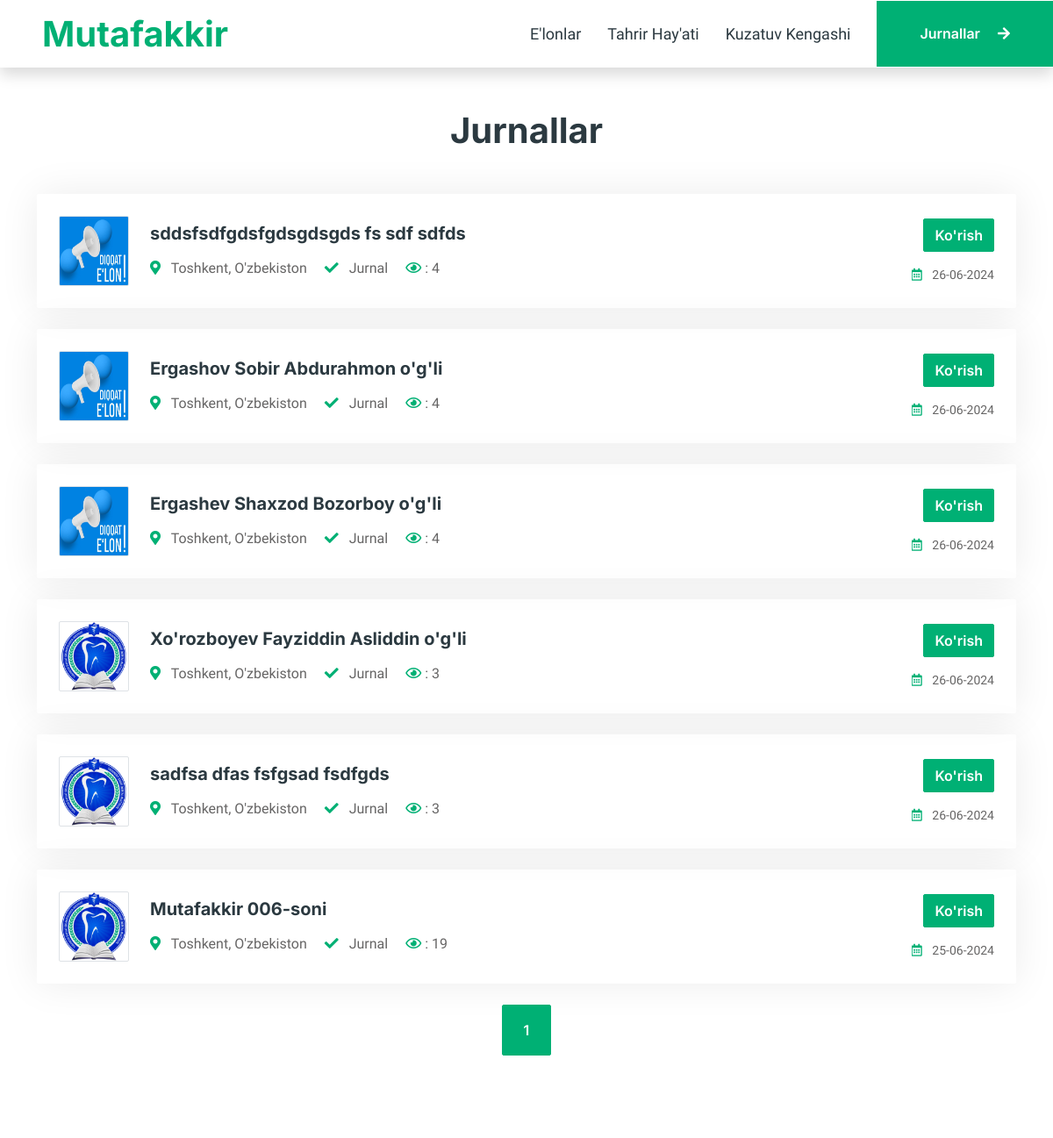
Before: /jurnal/ (upper part) with the older database file.
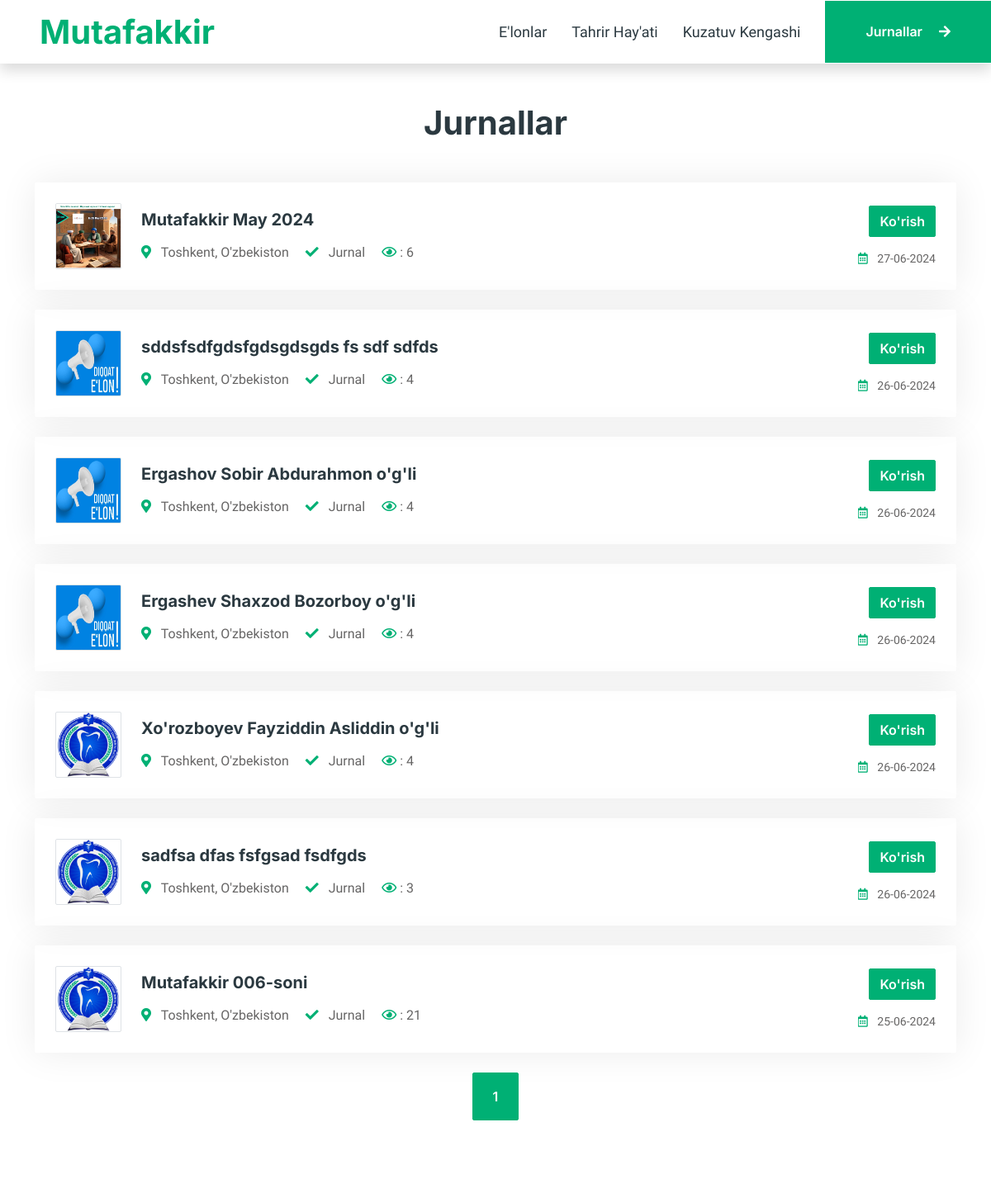
After: the same page with the newer database file.
### main/models.py (models this page shows, shortened)
class Newsletter(models.Model):
    name = models.CharField(max_length=255, verbose_name="Name")
    image = models.ImageField(upload_to=upload_image, verbose_name="Image")
    file = models.FileField(upload_to=upload_file, verbose_name="File")
    content = RichTextUploadingField(verbose_name="Content")
    created_at = models.DateTimeField(auto_now_add=True, verbose_name="Created at")
    updated_at = models.DateTimeField(auto_now=True, verbose_name="Updated at")
    sees = models.IntegerField(verbose_name="Sees", default=3)

### main/views.py (the view)
# urls.py: path('jurnal/', views.newsletters_view, name='newsletters'),
def newsletters_view(request):
    p = Paginator(Newsletter.objects.all().order_by('-created_at'), 10)
    page = request.GET.get('page')
    newsletters = p.get_page(page)
    return render(request, 'main/newsletters.html', {'newsletters': newsletters})

### templates/main/newsletters.html (shortened to what this page needs)
{% extends 'base.html' %}
{% load static %}
{% block content %}
    <div class="container-xxl py-5">
        <div class="container">
            <h1 class="text-center mb-5 wow fadeInUp" data-wow-delay="0.1s">Jurnallar</h1>
            <div class="tab-class text-center wow fadeInUp" data-wow-delay="0.3s">
                <div class="tab-content">
                    <div id="tab-1" class="tab-pane fade show p-0 active">
                        {% for newsletter in newsletters %}
                            <div class="job-item p-4 mb-4">
                                <div class="row g-4">
                                    <div class="col-sm-12 col-md-8 d-flex align-items-center">
                                        <img class="flex-shrink-0 img-fluid border rounded"
                                             src="{{ newsletter.image.url }}" alt=""
                                             style="width: 80px; height: 80px;">
                                        <div class="text-start ps-4">
                                            <h5 class="mb-3">
                                                {{ newsletter.name }}
                                            </h5>
                                            <span class="text-truncate me-3">
                                            <i class="fa fa-map-marker-alt text-primary me-2"></i>
                                            Toshkent, O'zbekiston
                                        </span>
                                            <span class="text-truncate me-3">
                                            <i class="fa fa-check text-primary me-2"></i>
                                            Jurnal
                                        </span>
                                            <span class="text-truncate me-3">
                                            <i class="far fa-eye text-primary"></i>
                                            : {{ newsletter.sees }}
                                        </span>
                                        </div>
                                    </div>
                                    <div class="col-sm-12 col-md-4 d-flex flex-column align-items-start align-items-md-end justify-content-center">
                                        <div class="d-flex mb-3">
                                            <a class="btn btn-primary" href="{% url 'main:newsletter' newsletter.id %}">
                                                Ko'rish
                                            </a>
                                        </div>
                                        <small class="text-truncate">
                                            <i class="far fa-calendar-alt text-primary me-2"></i>
                                            {{ newsletter.created_at|date:"d-m-Y" }}
                                        </small>
                                    </div>
                                </div>
                            </div>
                        {% endfor %}
                        <a class="btn btn-primary py-3 px-4" href="?page={{ newsletters.number }}">
                            {{ newsletters.number }}
                        </a>
                    </div>
                </div>
            </div>
        </div>
    </div>
{% endblock %}

Changed rows visible on the page:
added Newsletter: image (picture), name "Mutafakkir May 2024", sees "6", created_at "27-06-2024"
changed Newsletter "Xo'rozboyev Fayziddin Asliddin o'g'li": sees "3" → "4"
changed Newsletter "Mutafakkir 006-soni": sees "19" → "21"
